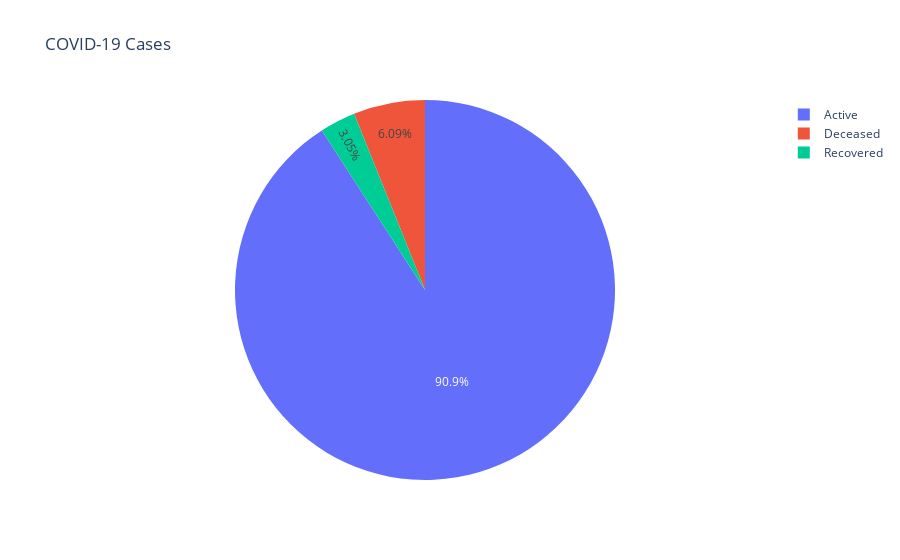

This figure's notebook cell:
### Code cell
districts = ["Nashik"]

district_data = df[df['District'] == districts[0]].iloc[0]
generate_pie_chart(district_data)

### Figure 1 — Plotly figure (JSON) as saved in the notebook; plotly's stock layout.template omitted (floating-point values rounded to 4 significant figures)
{"data": [{"labels": ["Active", "Deceased", "Recovered"], "type": "pie", "values": [179, 12, 6]}], "layout": {"title": {"text": "COVID-19 Cases"}}}
